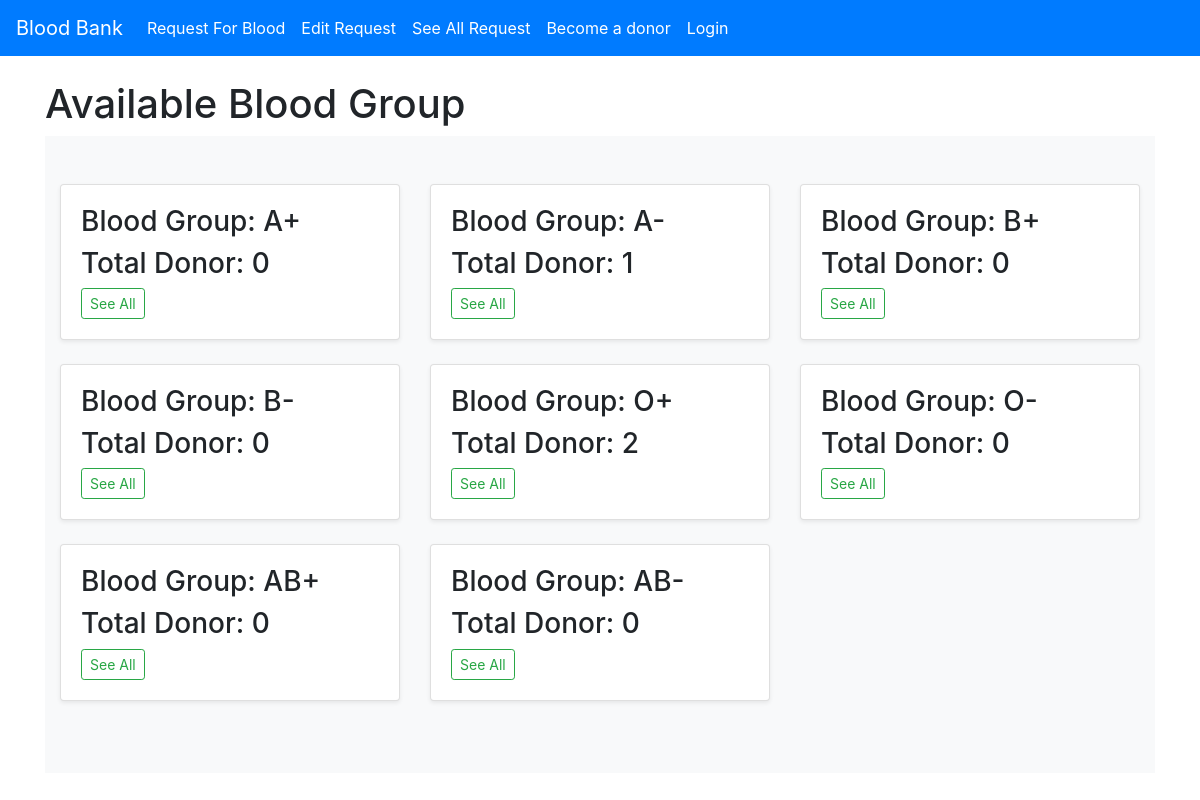
The page / on the database its author committed.
### blood_app/models.py (models this page shows, shortened)
class BloodGroup(models.Model):
    name = models.CharField(max_length=5)

### blood_app/views.py (the view)
# urls.py: path('', views.homepage, name='home'),
def homepage(request):
    all_group = BloodGroup.objects.annotate(total=Count('userextend'))
    return render(request, "blood_app/home.html",{"all_group":all_group})

### blood_app/templates/blood_app/home.html
{% extends "blood_app/base.html" %}
{% block content %}
  <h1>Available Blood Group</h1>
  <main role="main">
    <div class="album py-5 bg-light">
      <div class="container">
        <div class="row">
          {% for i in all_group %}
          <div class="col-md-4">
            <div class="card mb-4 shadow-sm">
              <div class="card-body">
                <h3 class="card-text">Blood Group: {{i.name}}</h3>
                <h3 class="card-text">Total Donor: {{i.total}}</h3>
                <div class="d-flex justify-content-between align-items-center">
                  <div class="btn-group">
                    <a href="{% url 'group' i.id %}" class="btn btn-sm btn-outline-success">See All</a>
                  </div>
                </div>
              </div>
            </div>
          </div>
          {% endfor %}
        </div>
      </div>
    </div>
  </main>
{% endblock %}

### blood_app/templates/blood_app/base.html (shortened to what this page needs)
<!doctype html>
<html lang="en">
<head>
  <link rel="stylesheet" href="https://stackpath.bootstrapcdn.com/bootstrap/4.5.0/css/bootstrap.min.css">
</head>
<body>
  <nav class="navbar navbar-expand-lg navbar-dark bg-primary">
    <a class="navbar-brand" href="{% url 'home' %}">Blood Bank</a>
    <div class="collapse navbar-collapse" id="navbarNavAltMarkup">
      <div class="navbar-nav">
        {% if request.user.is_authenticated %}
          <a class="nav-item nav-link active" href="{% url 'profile' %}">Profile</a>
          <a class="nav-item nav-link active" href="{% url 'updateprofile' %}">Edit Profile</a>
          <a class="nav-item nav-link active" href="{% url 'changepassword' %}">Change Password</a>
          <a class="nav-item nav-link active" href="{% url 'allrequest'%}">See All Request</a>
          <a class="nav-item nav-link active" href="{% url 'logout' %}">Logout</a>
        {% else %}
          <a class="nav-item nav-link active" href="{% url 'createreq' %}">Request For Blood</a>
          <a class="nav-item nav-link active" href="{% url 'getrequest' %}">Edit Request</a>
          <a class="nav-item nav-link active" href="{% url 'allrequest'%}">See All Request</a>
          <a class="nav-item nav-link active" href="{% url 'register' %}">Become a donor</a>
          <a class="nav-item nav-link active" href="{% url 'login' %}">Login</a>
        {% endif %}
      </div>
    </div>
  </nav><br>
  <div class="container">
    {% block content %}
    {% endblock %}
  </div>
</body>
</html>

### rows shown on the page
BloodGroup: name "A+", total "0"
BloodGroup: name "A-", total "1"
BloodGroup: name "B+", total "0"
BloodGroup: name "B-", total "0"
BloodGroup: name "O+", total "2"
BloodGroup: name "O-", total "0"
BloodGroup: name "AB+", total "0"
BloodGroup: name "AB-", total "0"
